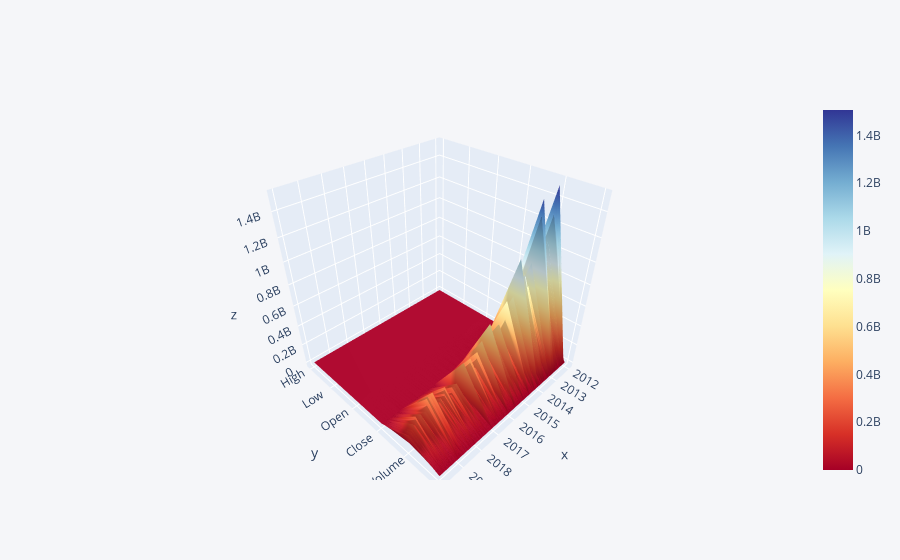

Notebook code cell kept with this figure:
### Code cell
df.iplot(kind='surface',colorscale='rdylbu')

### Figure 1 — Plotly figure (JSON) as saved in the notebook; plotly's stock layout.template omitted (floating-point values rounded to 4 significant figures; data arrays with more than 128 entries replaced by an {"elided": "..."} marker saying what was removed)
{"data": [{"colorscale": [[0, "rgb(165,0,38)"], [0.1, "rgb(215,48,39)"], [0.2, "rgb(244,109,67)"], [0.3, "rgb(253,174,97)"], [0.4, "rgb(254,224,144)"], [0.5, "rgb(255,255,191)"], [0.6, "rgb(224,243,248)"], [0.7, "rgb(171,217,233)"], [0.8, "rgb(116,173,209)"], [0.9, "rgb(69,117,180)"], [1, "rgb(49,54,149)"]], "type": "surface", "x": {"elided": "2003 str values"}, "y": ["High", "Low", "Open", "Close", "Volume", "Adj Close"], "z": {"elided": "6x2003 float values"}}], "layout": {"legend": {"bgcolor": "#F5F6F9", "font": {"color": "#4D5663"}}, "paper_bgcolor": "#F5F6F9", "plot_bgcolor": "#F5F6F9", "title": {"font": {"color": "#4D5663"}}, "xaxis": {"gridcolor": "#E1E5ED", "showgrid": true, "tickfont": {"color": "#4D5663"}, "title": {"font": {"color": "#4D5663"}, "text": ""}, "zerolinecolor": "#E1E5ED"}, "yaxis": {"gridcolor": "#E1E5ED", "showgrid": true, "tickfont": {"color": "#4D5663"}, "title": {"font": {"color": "#4D5663"}, "text": ""}, "zerolinecolor": "#E1E5ED"}}}
